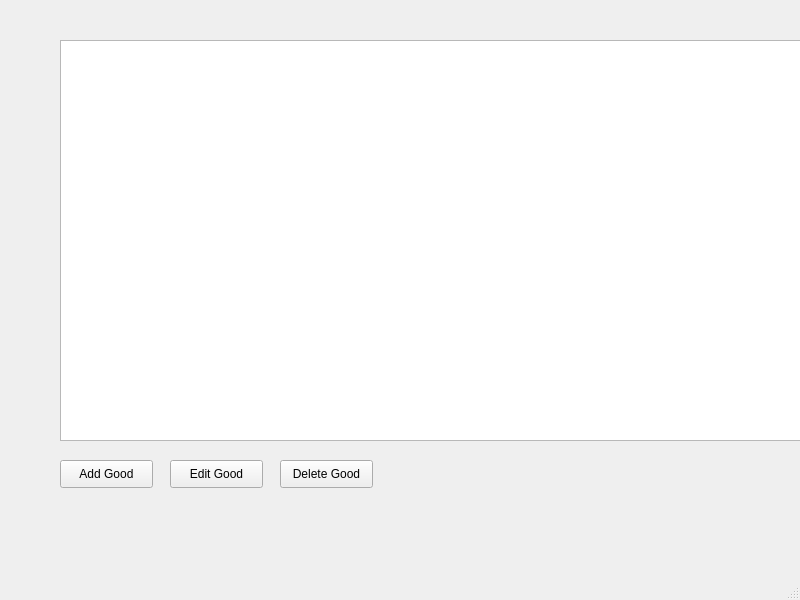
<?xml version="1.0" encoding="UTF-8"?>
<ui version="4.0">
 <class>MainWindow</class>
 <widget class="QMainWindow" name="MainWindow">
  <property name="geometry">
   <rect>
    <x>0</x>
    <y>0</y>
    <width>800</width>
    <height>600</height>
   </rect>
  </property>
  <property name="windowTitle">
   <string>MainWindow</string>
  </property>
  <widget class="QWidget" name="centralwidget">
   <widget class="QWidget" name="centralWidget" native="true">
    <property name="geometry">
     <rect>
      <x>40</x>
      <y>20</y>
      <width>801</width>
      <height>488</height>
     </rect>
    </property>
    <widget class="QTableWidget" name="tableWidget">
     <property name="geometry">
      <rect>
       <x>20</x>
       <y>20</y>
       <width>761</width>
       <height>401</height>
      </rect>
     </property>
    </widget>
    <widget class="QPushButton" name="addButton">
     <property name="geometry">
      <rect>
       <x>20</x>
       <y>440</y>
       <width>93</width>
       <height>28</height>
      </rect>
     </property>
     <property name="text">
      <string>Add Good</string>
     </property>
    </widget>
    <widget class="QPushButton" name="editButton">
     <property name="geometry">
      <rect>
       <x>130</x>
       <y>440</y>
       <width>93</width>
       <height>28</height>
      </rect>
     </property>
     <property name="text">
      <string>Edit Good</string>
     </property>
    </widget>
    <widget class="QPushButton" name="deleteButton">
     <property name="geometry">
      <rect>
       <x>240</x>
       <y>440</y>
       <width>93</width>
       <height>28</height>
      </rect>
     </property>
     <property name="text">
      <string>Delete Good</string>
     </property>
    </widget>
   </widget>
  </widget>
  <widget class="QMenuBar" name="menubar">
   <property name="geometry">
    <rect>
     <x>0</x>
     <y>0</y>
     <width>800</width>
     <height>21</height>
    </rect>
   </property>
  </widget>
  <widget class="QStatusBar" name="statusbar"/>
 </widget>
 <resources/>
 <connections/>
</ui>
